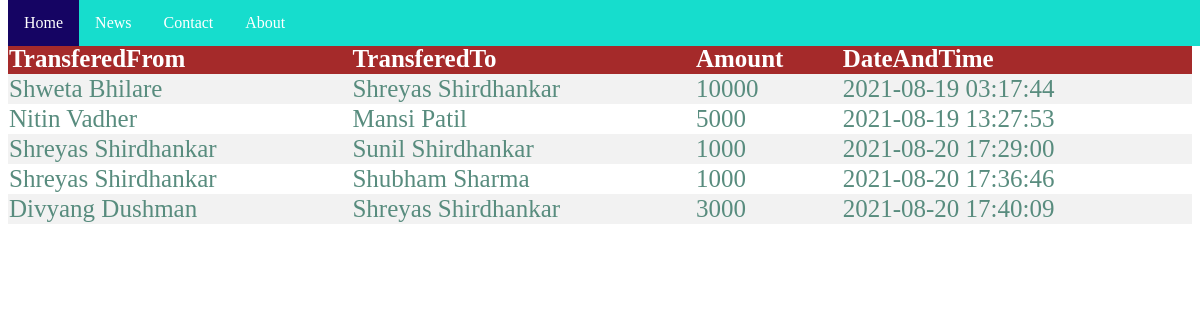
The page /transactionhistory.php on the database its author committed.
### tables this page shows
CREATE TABLE `transaction` (
  `sno` int(10) NOT NULL,
  `sender` varchar(30) NOT NULL,
  `receiver` varchar(30) NOT NULL,
  `balance` int(20) NOT NULL,
  `datetime` datetime NOT NULL DEFAULT current_timestamp()
);

### transactionhistory.php (the view, shortened to what this page needs)
<!DOCTYPE html>
<html>
<head>
<br>
</head>
<?php include "index.php";
echo "<p style='margin:auto'>HISTORY</p>";
$sql = "SELECT * FROM transaction";
$result = $conn->query($sql);
if ($result->num_rows > 0) {
  echo "<table>";
  echo "<tr>";
  echo "<th>TransferedFrom</th>";
  echo "<th>TransferedTo</th>";
  echo "<th>Amount</th>";
  echo "<th>DateAndTime</th>";
   echo "</tr>";
  while($row = $result->fetch_assoc()) {
    echo "<tr>";
    echo '<td>' .$row["sender"] ."</td>";
    echo '<td>' .$row["receiver"] ."</td>";
    echo '<td>' .$row["balance"] ."</td>";
    echo '<td>' .$row["datetime"] ."</td>";
    echo "</tr>";
  }
  echo "</table>";
} else {
  echo "0 results";
}
?>
</html>

### navbar.css (style rules this page uses)
ul { list-style-type: none; margin: 0; padding: 0; overflow: hidden; background-color: rgb(22, 221, 205); position: fixed; top: 0; width: 100%; }
li { float: left; }
li a { display: block; color: white; text-align: center; padding: 14px 16px; text-decoration: none; }
.active { background-color: #150463; }

### transactionhistory.php (style rules this page uses)
table { border-collapse: collapse; width: 100%; height: 100%; color: #588c7e; font-family: 'Times New Roman'; font-size: 25px; text-align: left; }
th { background-color: brown; color: white; }
tr:nth-child(even) { background-color: #f2f2f2 }

### rows shown on the page
transaction: sender "Shweta Bhilare", receiver "Shreyas Shirdhankar", balance "10000", datetime "2021-08-19 03:17:44"
transaction: sender "Nitin Vadher", receiver "Mansi Patil", balance "5000", datetime "2021-08-19 13:27:53"
transaction: sender "Shreyas Shirdhankar", receiver "Sunil Shirdhankar", balance "1000", datetime "2021-08-20 17:29:00"
transaction: sender "Shreyas Shirdhankar", receiver "Shubham Sharma", balance "1000", datetime "2021-08-20 17:36:46"
transaction: sender "Divyang Dushman", receiver "Shreyas Shirdhankar", balance "3000", datetime "2021-08-20 17:40:09"
